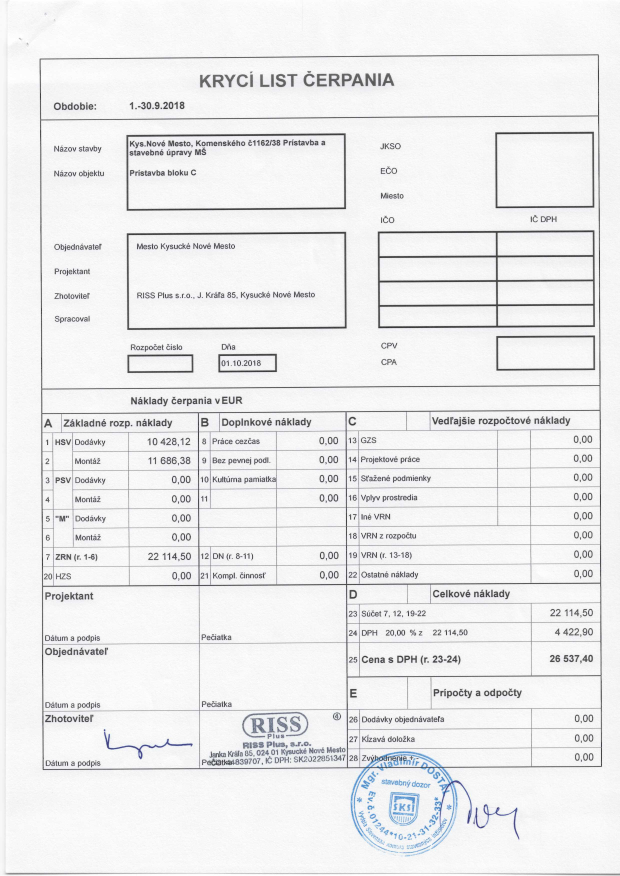
#> input picture data/documents/stamps/faktúra.pdf-2.jpg, 2479 x 3504 px (shown at 1/4 size)
$ jupyter execute clustering.ipynb   (shell and % lines are left out)
#> lines starting #> are read from the running program, lines starting #| are printed output that depends on the picture; after the words box and inside, x2 and y2 are one past the last pixel; in counts of white or black regions, pixels touching at a corner belong together; long printed decimals are rounded
[cell 1]
import json
import os


import numpy as np
import cv2

from matplotlib import pyplot as plt
from matplotlib import cm
from matplotlib import colors
from mpl_toolkits.mplot3d import Axes3D

### Load example document

[cell 2]
document_file_name = "../data/documents/stamps/faktúra.pdf-2.jpg"

image: np.ndarray = cv2.imread(document_file_name)
#> image is the input picture: shape (3504, 2479, 3); mean B, G, R 237.4, 236.8, 236.6


print(f"Image shape: {image.shape}")
#| Image shape: (3504, 2479, 3)
rgb_image = cv2.cvtColor(image, cv2.COLOR_BGR2RGB)
plt.imshow(rgb_image)
plt.show()

### Downscale image
1024 should be the size of the larger axis

use nearest interpolation

[cell 3]
MAX_PIXEL_SIZE = 1024
larger_axis_size = max(image.shape[0], image.shape[1])
if larger_axis_size > MAX_PIXEL_SIZE:
    scale_factor = MAX_PIXEL_SIZE / larger_axis_size
    image = cv2.resize(image, dsize=None, fx=scale_factor, fy=scale_factor, interpolation=cv2.INTER_NEAREST)
#> image: shape (1024, 724, 3)

print(f"Image shape: {image.shape}")
#| Image shape: (1024, 724, 3)
rgb_image = cv2.cvtColor(image, cv2.COLOR_BGR2RGB)
#> rgb_image: shape (1024, 724, 3)
plt.figure(figsize = (8, 8))
plt.imshow(rgb_image)
plt.show()

### Separate background from foreground

use Otsu's adaptive thresholding (more information here: https://opencv-python-tutroals.readthedocs.io/en/latest/py_tutorials/py_imgproc/py_thresholding/py_thresholding.html)

[cell 4]
grayscale_image = cv2.cvtColor(image, cv2.COLOR_BGR2GRAY)

# Otsu's thresholding
threshold_1, binary_image_1 = cv2.threshold(grayscale_image,
                                         0, 255,
                                         cv2.THRESH_BINARY + cv2.THRESH_OTSU)
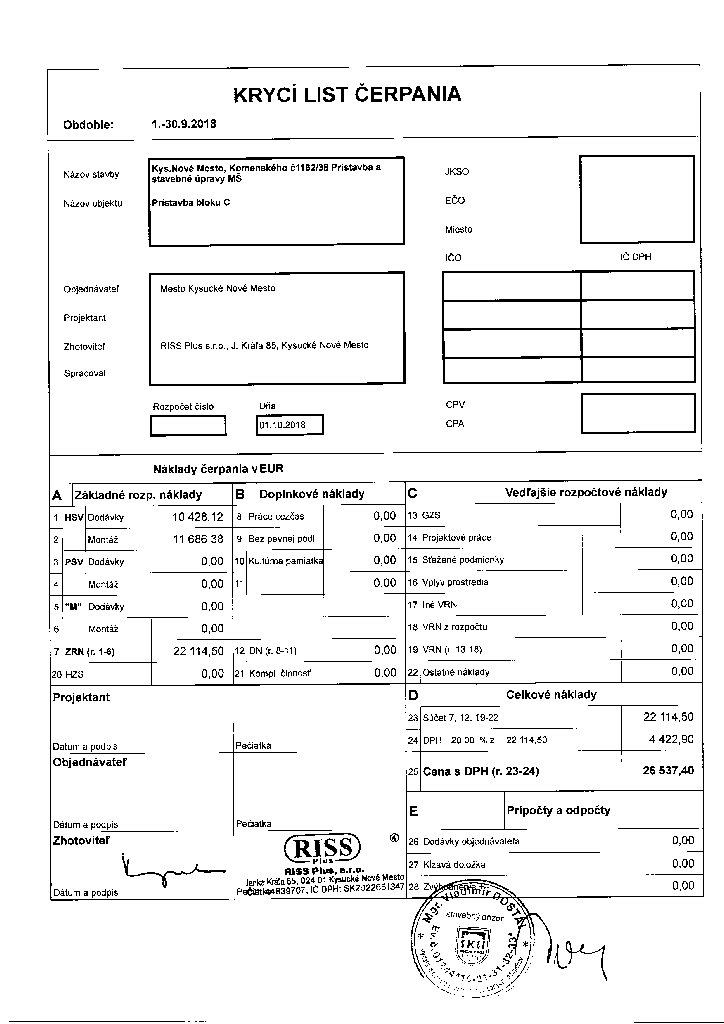
#> binary_image_1: shape (1024, 724); 94.5% white; black in thin lines or dots
#> threshold_1 = 172

# Otsu's thresholding after Gaussian filtering
BLUR_AMOUNT = 5
blurred_image = cv2.GaussianBlur(grayscale_image, (BLUR_AMOUNT, BLUR_AMOUNT), 0)
threshold_2, binary_image_2 = cv2.threshold(blurred_image,
                                             0, 255,
                                             cv2.THRESH_BINARY + cv2.THRESH_OTSU)
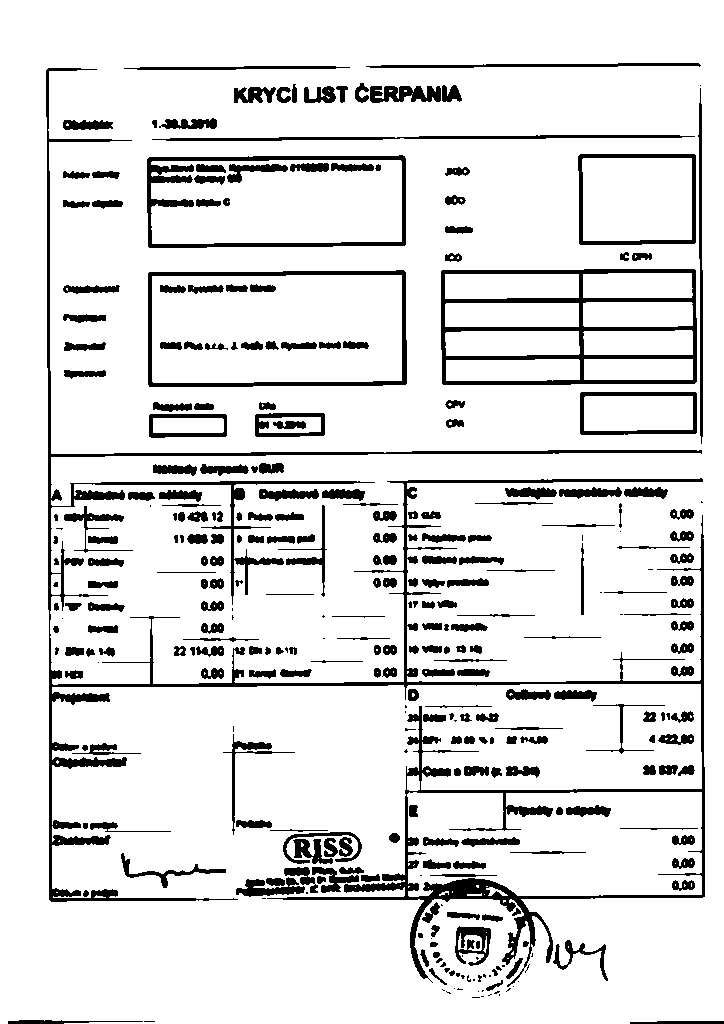
#> binary_image_2: shape (1024, 724); 88.3% white; 329 black regions (58 under 20 px), largest, box (x1, y1, x2, y2) and area: (46, 68, 705, 987) 23612, (441, 269, 697, 385) 6382, (147, 155, 406, 248) 3538
#> threshold_2 = 211

def visualize_bf_fg_separation(gs_img, bin_img, blur_img, blur_bin_img):
    FIG_SIZE_INCHES = 18
    fig, axs = plt.subplots(2, 2)
    fig.set_size_inches(FIG_SIZE_INCHES, FIG_SIZE_INCHES)
    axs[0, 0].imshow(gs_img, 'gray')
    axs[0, 0].set_title("Grayscale image")
    axs[0, 1].imshow(bin_img, interpolation="none")
    axs[0, 1].set_title("Simple binnary image")
    axs[1, 0].imshow(blur_img, 'gray')
    axs[1, 0].set_title(f"Blurred grayscale image by {BLUR_AMOUNT}")
    axs[1, 1].imshow(blur_bin_img, interpolation="none")
    axs[1, 1].set_title(f"Binnary image of the blurred image")
    plt.show()

visualize_bf_fg_separation(grayscale_image, binary_image_1,
                           blurred_image, binary_image_2)

# select the first simple approach for next steps
binary_image = binary_image_1

### Color analysis
look for differences in colors in the foreground layer

[cell 5]
rgb_image = cv2.cvtColor(image, cv2.COLOR_BGR2RGB)
hsv_image = cv2.cvtColor(image, cv2.COLOR_BGR2HSV)
#> hsv_image: shape (1024, 724, 3); mean H, S, V 11.4, 1.4, 237.4
lab_image = cv2.cvtColor(image, cv2.COLOR_BGR2LAB)
#> lab_image: shape (1024, 724, 3); mean of channels 0, 1, 2 238.4, 128.1, 127.7

def create_1d_foreground_image(img, bin_img):
    """Extract only the foreground pixels and create one-dimensional
    image containing all pixel channels.
    :return image of hape (n_pixels_in_foreground, 1, n_channels)"""
    result = img[bin_img == 0, :]
    return result.reshape(result.shape[0], 1, result.shape[1])

def visualize_color_distribution(img, pixel_colors, axis_names):
    h, s, v = cv2.split(img)
    fig = plt.figure()
    axis = fig.add_subplot(1, 1, 1, projection="3d")


    axis.scatter(h.flatten(), s.flatten(), v.flatten(), facecolors=pixel_colors, marker=".")
    axis.set_xlabel(axis_names[0])
    axis.set_ylabel(axis_names[1])
    axis.set_zlabel(axis_names[2])
    plt.show()

rgb_fg_pixel_img = create_1d_foreground_image(rgb_image, binary_image)
hsv_fg_pixel_img = create_1d_foreground_image(hsv_image, binary_image)
lab_fg_pixel_img = create_1d_foreground_image(lab_image, binary_image)

pixel_colors = rgb_fg_pixel_img.reshape((np.shape(rgb_fg_pixel_img)[0] * np.shape(rgb_fg_pixel_img)[1], 3))
norm = colors.Normalize(vmin=-1.,vmax=1.)
norm.autoscale(pixel_colors)
pixel_colors = norm(pixel_colors).tolist()
#> pixel_colors = 40731 items

visualize_color_distribution(rgb_fg_pixel_img, pixel_colors, ("Red", "Green", "Blue"))
visualize_color_distribution(hsv_fg_pixel_img, pixel_colors, ("Hue", "Saturation", "Value"))
visualize_color_distribution(lab_fg_pixel_img, pixel_colors, ("L", "a", "b"))
#> call 3 of visualize_color_distribution, with img = array of shape (40731, 1, 3), axis_names = ('L', 'a', 'b')
#> in visualize_color_distribution (call 3), `plt.show()`:
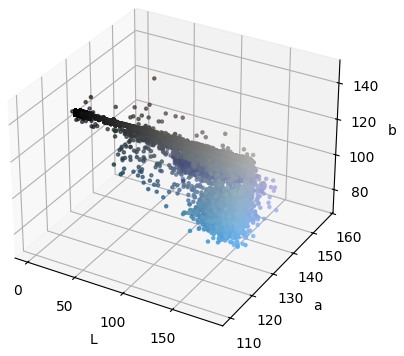
#> figure drawn by matplotlib, 1 panel

### Clustering
try to detect blobs of objects using the kmeans clustering method

the observation consists of three features: pixel location x, pixel location y and pixel HUE

[cell 6]
from sklearn.cluster import KMeans

[cell 7]
def cluster_image(image, bin_image, n_clusters = 3, color_weight = 1.):

    hsv_image = cv2.cvtColor(image, cv2.COLOR_BGR2HSV)

    pixel_locations = np.argwhere(bin_image == 0)

    # extract hue from HSV image at pixel locations
    pixel_colors = hsv_image[pixel_locations[:, 0],
                             pixel_locations[:, 1], :1]

    # observations of shape (n, 3)
    observations = np.hstack((pixel_locations, pixel_colors)).astype(np.float64)
    # normalize
    observations[:, 0] = observations[:, 0] / bin_image.shape[0]
    observations[:, 1] = observations[:, 1] / bin_image.shape[1]
    observations[:, 2] = (observations[:, 2] / 255) * color_weight

    kmeans = KMeans(n_clusters=n_clusters,
                    init="k-means++",
                    random_state=42)

    kmeans_output = kmeans.fit(observations)

    cluster_images = []
    total_cost = 0.

    for i in range(n_clusters):

        # create binary image of i-th cluster
        binary_cluster_image = np.full_like(bin_image, fill_value=0)
        cluster_mask = kmeans_output.labels_ == i
        cluster_observations = observations[cluster_mask]
        locations = pixel_locations[cluster_mask]
        binary_cluster_image[locations[:, 0], locations[:, 1]] = 255
        cluster_images.append(binary_cluster_image)

        # calculate within cluster cost
        cluster_center = kmeans.cluster_centers_[i]
        costs = np.linalg.norm(cluster_observations - cluster_center, axis=1)
        total_cost += np.sum(costs)

    print(f"Total within cluster cost is {total_cost}")

    return cluster_images

def visualize_cluster_images(bin_images):
    FIG_SIZE_INCHES = 18
    fig, axs = plt.subplots(1, len(bin_images))
    fig.set_size_inches(FIG_SIZE_INCHES, FIG_SIZE_INCHES)

    for i, bin_image in enumerate(bin_images):
        axs[i].imshow(bin_image, interpolation="none")
    plt.show()


def visualize_cluster_images_in_color(bin_images, rgb_image):
    for i, bin_image in enumerate(bin_images):
        extracted_image = rgb_image.copy()
        extracted_image[bin_image == 0, :] = (255, 255, 255)
        plt.figure(figsize = (4, 4))
        plt.imshow(extracted_image)
        plt.show()

cluster_images = cluster_image(image, binary_image, 8, 8.)
#> in cluster_image, `pixel_locations = np.argwhere(bin_image == 0)`: pixel_locations = 40731 pairs, first value 64 to 1022, second value 9 to 723
#> the loop in cluster_image, `for i in range(n_clusters):` made 8 passes
#> total_cost on passes 1 to 8: 1204.6, 2111, 2910, 3579.6, 4115.7, 4815.3, 5758, 7392.6
#> after the loop in cluster_image, `for i in range(n_clusters):`:
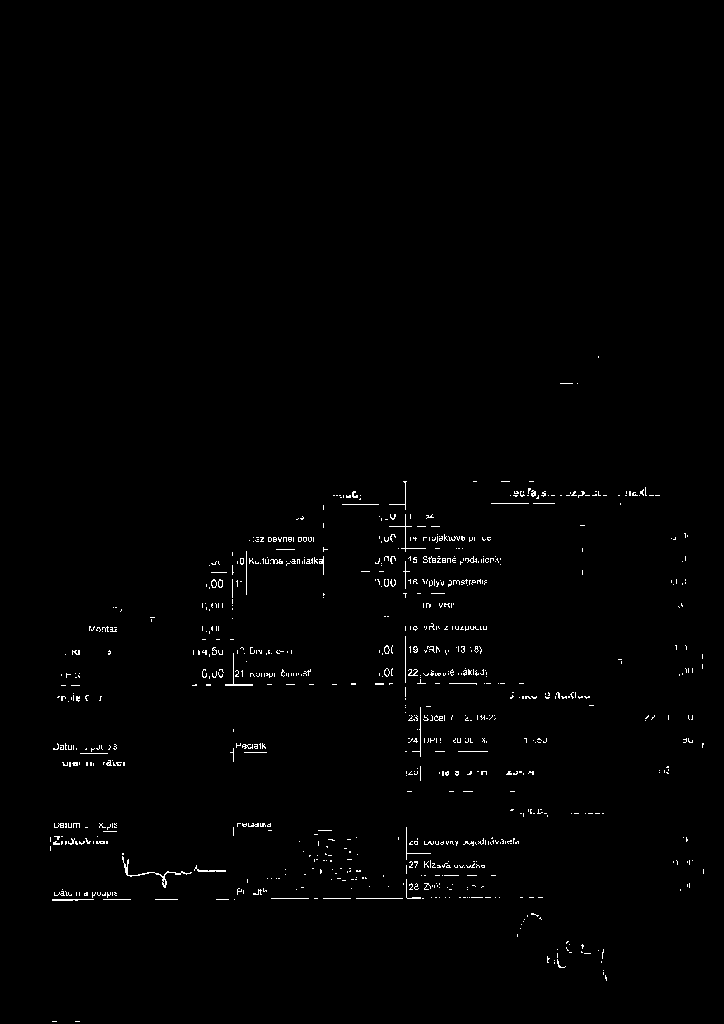
#> binary_cluster_image: shape (1024, 724); 0.88% white in thin lines or dots, all inside (x1, y1, x2, y2) = (50, 356, 704, 1022)
#> after the loop in cluster_image, `for i in range(n_clusters):`: cluster_images = 8 items; total_cost = 7392.6
#| Total within cluster cost is 7392.558
#> cluster_images = 8 items

visualize_cluster_images(cluster_images)
#> the loop in visualize_cluster_images, `for i, bin_image in enumerate(bin_images):` made 8 passes
#> in visualize_cluster_images, `plt.show()`:
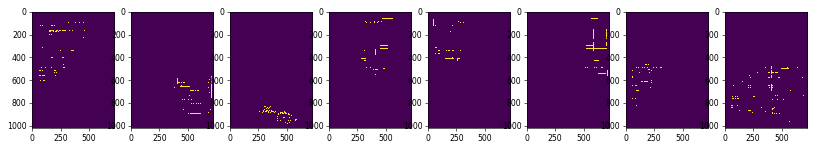
#> figure drawn by matplotlib, 8 panels

rgb_image = cv2.cvtColor(image, cv2.COLOR_BGR2RGB)
visualize_cluster_images_in_color(cluster_images, rgb_image)
#> the loop in visualize_cluster_images_in_color, `for i, bin_image in enumerate(bin_images):` made 8 passes
#> after the loop in visualize_cluster_images_in_color, `for i, bin_image in enumerate(bin_images):`:
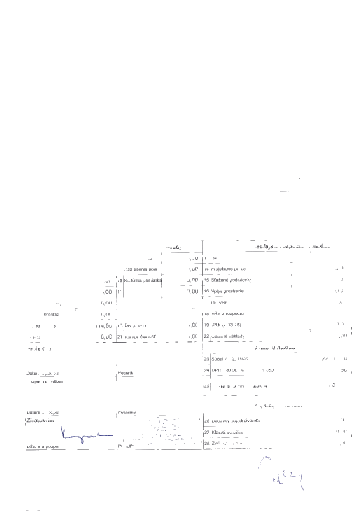
#> extracted_image: shape (1024, 724, 3) (shown at 1/2 size); mean R, G, B 253.6, 253.6, 253.7

### Bordering
Using contours to mark borders in the original image

[cell 8]
import random

bboxes = []


for cluster_image in cluster_images:
    contours, hierarchy = cv2.findContours(cluster_image,
                                           cv2.RETR_EXTERNAL,
                                           cv2.CHAIN_APPROX_SIMPLE)
    bboxes.append(cv2.boundingRect(cluster_image))
#> this loop made 8 passes
#> after the loop, bboxes = [(54, 66, 647, 546), (351, 525, 373, 498), (123, 833, 482, 165), (281, 65, 274, 514), (47, 67, 268, 369), (486, 64, 217, 509), (9, 410, 367, 612), (50, 356, 654, 666)]

bordered_image = cv2.cvtColor(image, cv2.COLOR_BGR2RGB)

for bbox in bboxes:
    x, y, w, h = bbox
    random_color = (random.randint(0, 256), random.randint(0, 256), random.randint(0, 256))
    bordered_image = cv2.rectangle(bordered_image,
                                   (x,y), # top left
                                   (x + w, y + h), # bottom right
                                   random_color,  # color
                                   2)  # 2 pixel thick
#> this loop made 8 passes
#> (x, y, w, h, random_color) on passes 1 to 8: (54, 66, 647, 546, (197, 215, 20)), (351, 525, 373, 498, (132, 248, 207)), (123, 833, 482, 165, (155, 244, 183)), (281, 65, 274, 514, (111, 71, 144)), (47, 67, 268, 369, (71, 48, 128)), (486, 64, 217, 509, (75, 158, 50)), (9, 410, 367, 612, (37, 169, 241)), (50, 356, 654, 666, (51, 181, 222))
#> pass 1, `bordered_image = cv2.rectangle(bordered_image, (x,y),`:
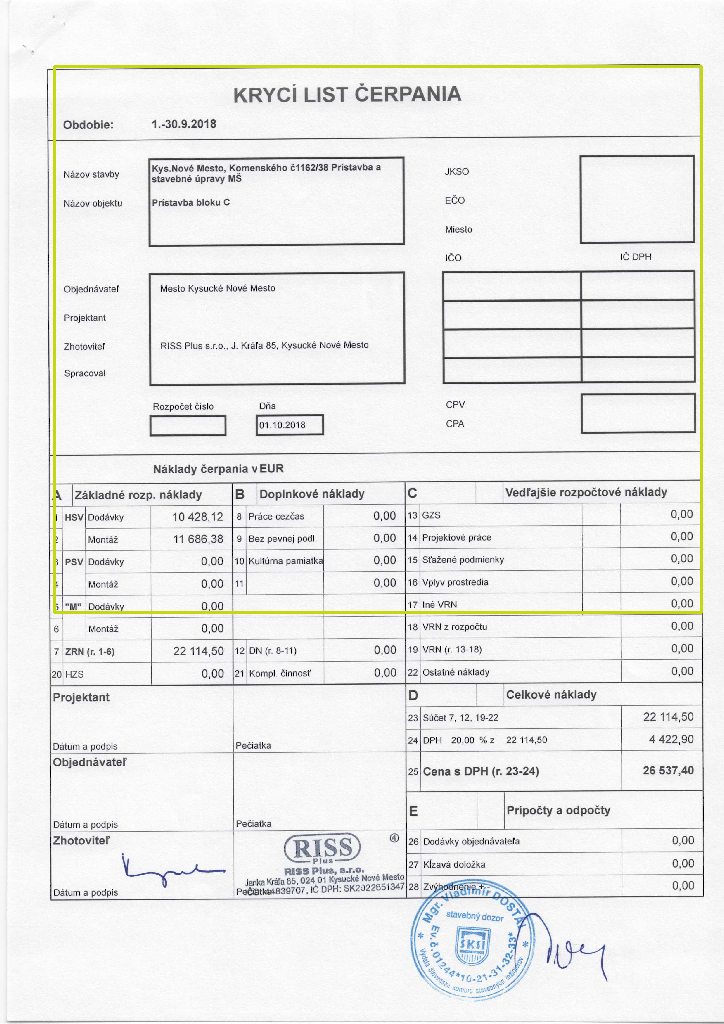
#> bordered_image: shape (1024, 724, 3); mean R, G, B 236.3, 236.7, 235.5
#> after the loop:
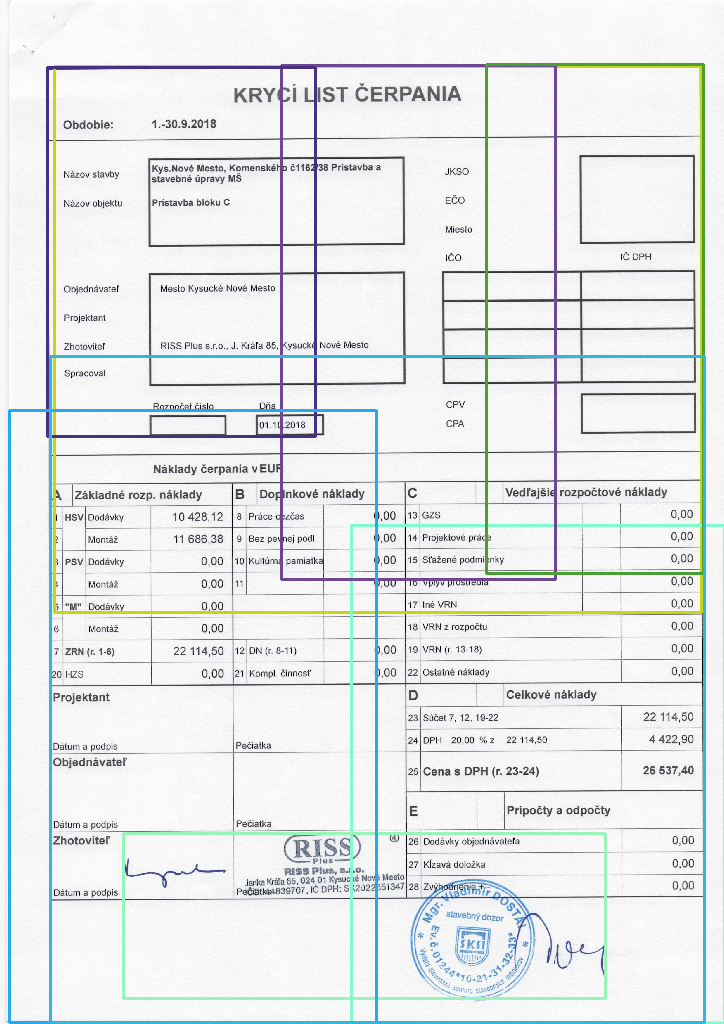
#> bordered_image: shape (1024, 724, 3); mean R, G, B 230.1, 233.8, 233.7


plt.figure(figsize = (8, 8))
plt.imshow(bordered_image)
plt.show()

tab_colors = [colors.to_rgb(x) for x in colors.TABLEAU_COLORS.values()]
#> tab_colors = [(0.122, 0.467, 0.706), (1, 0.498, 0.0549), (0.173, 0.627, 0.173), (0.839, 0.153, 0.157), (0.58, 0.404, 0.741), (0.549, 0.337, 0.294), (0.89, 0.467, 0.761), (0.498, 0.498, 0.498), (0.737, 0.741, 0.133), (0.0902, 0.745, 0.812)]
tab_colors
#> Out has the same summary as tab_colors
